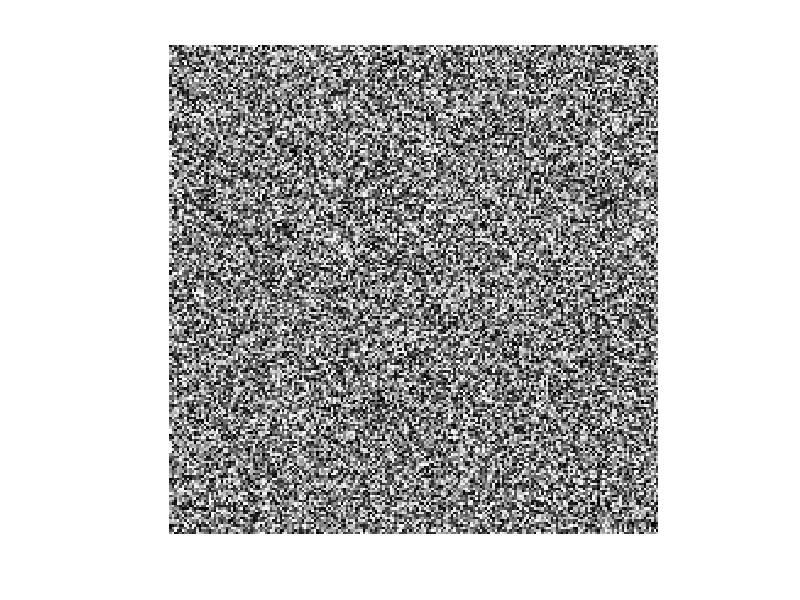
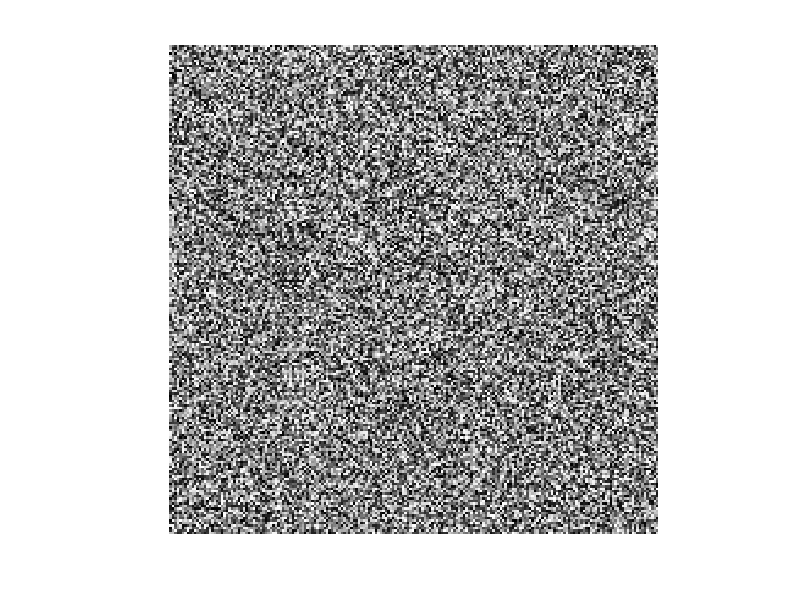

These figures' MATLAB source, in order:
clc;
clear all;
close all;

im1 = round(255*rand(200,200));

disp = 5*ones(200,200);
disp(51:150,51:150) = 10;

im2 = zeros(200,200);
for i = 1:200
    for j = 1:200
        if j-disp(i,j) > 0
            im2(i,j) = im1(i,j-disp(i,j)); 
        end
    end
end
im2(:,1:5) = round(255*rand(200,5)); 
fig = figure('visible', 'off')
imshow(im1,[])
saveas(fig,'scene_l.png')
imshow(im2,[])
saveas(fig,'scene_r.png')
